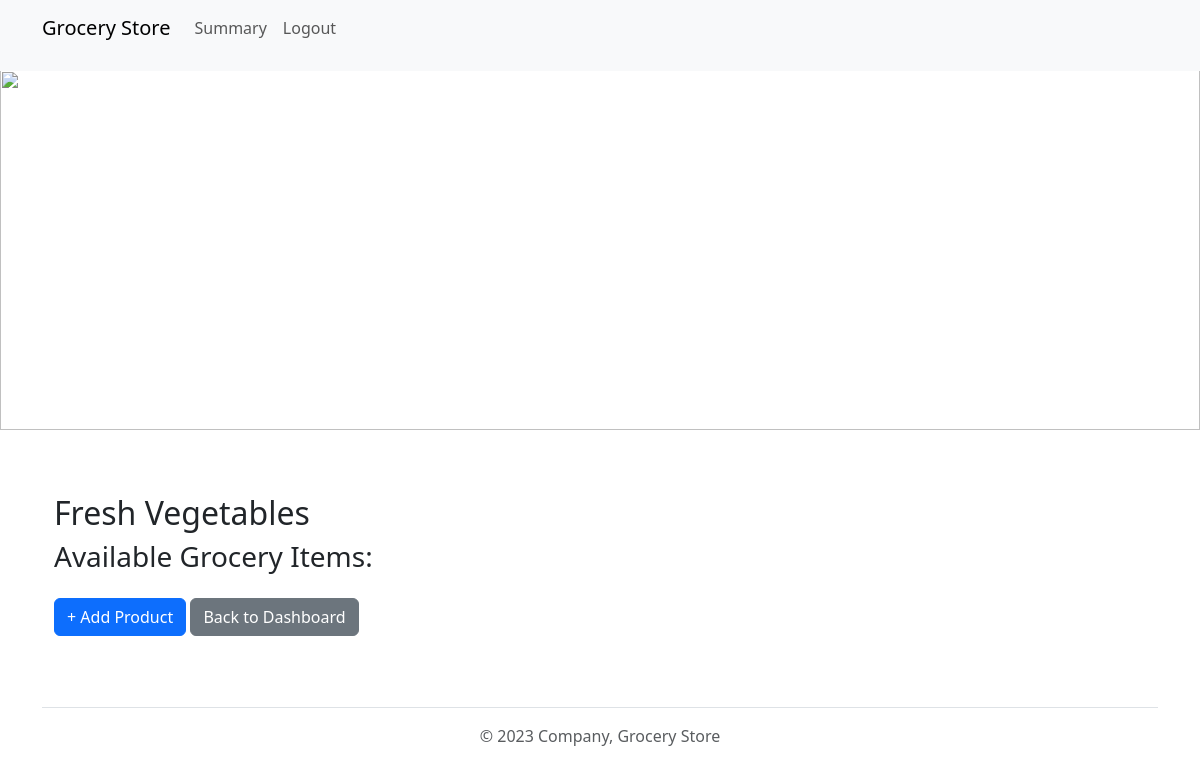
Page /manage_products/4 (signed in) on the earlier database version.
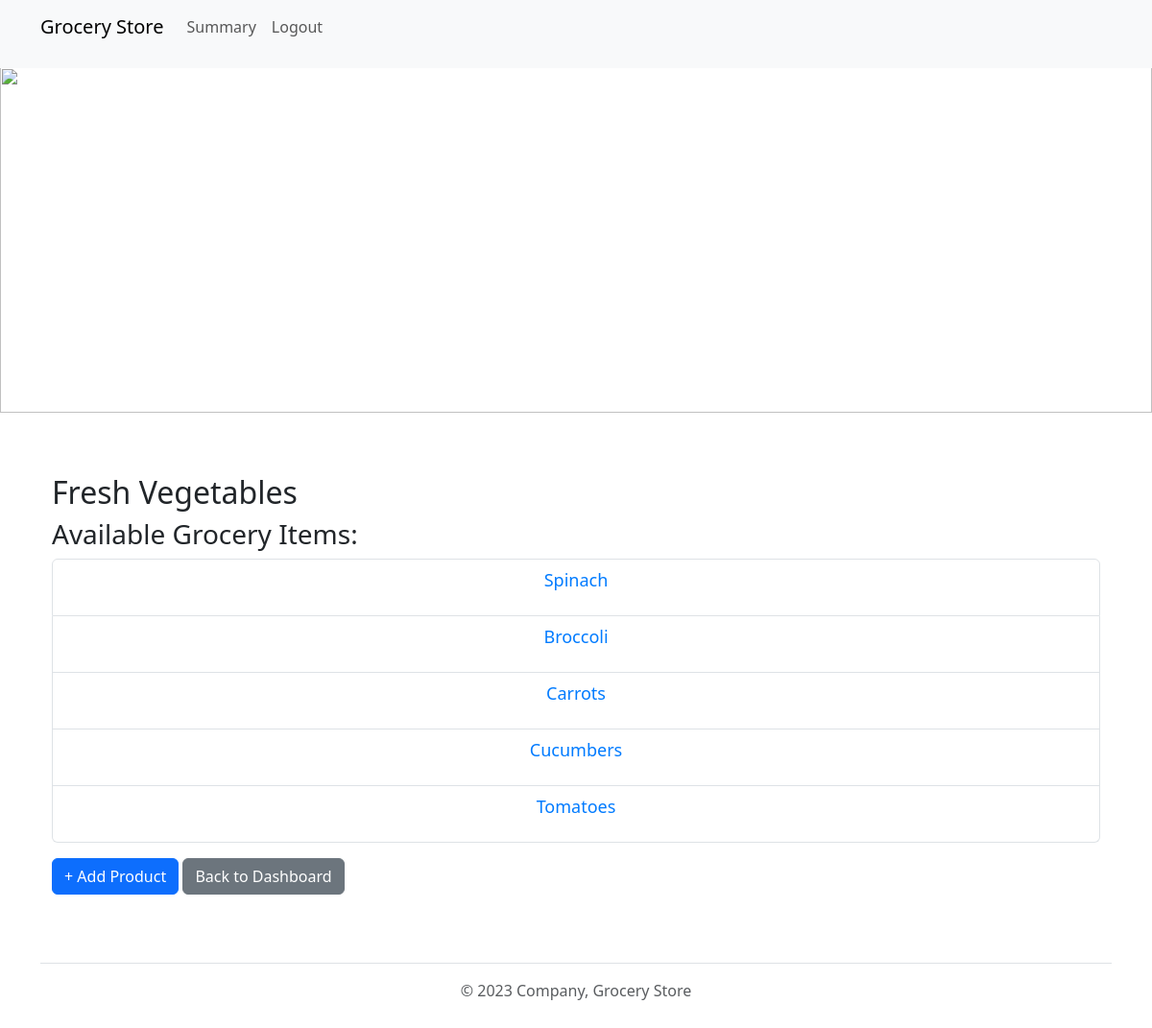
Same page on the later database version.
### application/models.py (models this page shows)
class Products(db.Model):
    __tablename__ = "products"
    product_id = db.Column(db.Integer, primary_key=True, autoincrement=True)
    product_name = db.Column(db.String(200), nullable=False)
    manufacture_date = db.Column(db.Date)
    expiry_date = db.Column(db.Date)
    rate_per_unit = db.Column(db.Float, nullable=False)
    unit = db.Column(db.String(200), nullable=False, default='Rs')
    section_id = db.Column(db.Integer, db.ForeignKey('sections.section_id', onupdate='CASCADE'))
    section = db.relationship('Sections', backref=db.backref('products', lazy=True))
    quantity_available = db.Column(db.Integer, db.CheckConstraint('quantity_available >= 0', name='check_min_quantity') , nullable=False)

### application/controllers.py (the view)
@app.route("/manage_products/<int:section_id>")
@login_required
def manage_products(section_id):
    products = Products.query.filter_by(section_id=section_id).all()
    products.reverse()
    section = Sections.query.filter_by(section_id=section_id).one()
    return render_template('manage_products.html', products=products, section=section)

### application/controllers.py (called while the page is built)
@login_manager.user_loader
def load_user(user_id):
    return Users.query.get(int(user_id))

### templates/manage_products.html (shortened to what this page needs)
<!DOCTYPE html>
<html>
<head>
    <link href="https://cdn.jsdelivr.net/npm/bootstrap@5.3.0/dist/css/bootstrap.min.css" rel="stylesheet">
    <link rel="stylesheet" type="text/css" href="{{ url_for('static', filename='styles.css') }}">
</head>
<body>
    {% include 'admin_header.html' %}
    {% include 'banner.html' %}
    <div class="container mt-5">
        <div class="container mt-5">
            <h2>{{ section.section_name }}</h2>
            <h3>Available Grocery Items:</h3>
            <ul class="list-group">
                {% for item in products %}
                <li class="list-group-item">
                    <a href="{{ url_for('manage_product_details', product_id=item.product_id) }}">{{ item.product_name }}</a>
                </li>
                {% endfor %}
            </ul>
            <a href="{{ url_for('add_product', section_id=section.section_id) }}" class="btn btn-primary mt-3">+ Add Product</a>
            <a href="{{ url_for('admin_dashboard') }}" class="btn btn-secondary mt-3">Back to Dashboard</a>
        </div>
    </div>
    {% include 'footer.html' %}
</body>
</html>

Differences in the rows shown:
added Products: product_name "Spinach"
added Products: product_name "Broccoli"
added Products: product_name "Carrots"
added Products: product_name "Cucumbers"
added Products: product_name "Tomatoes"
